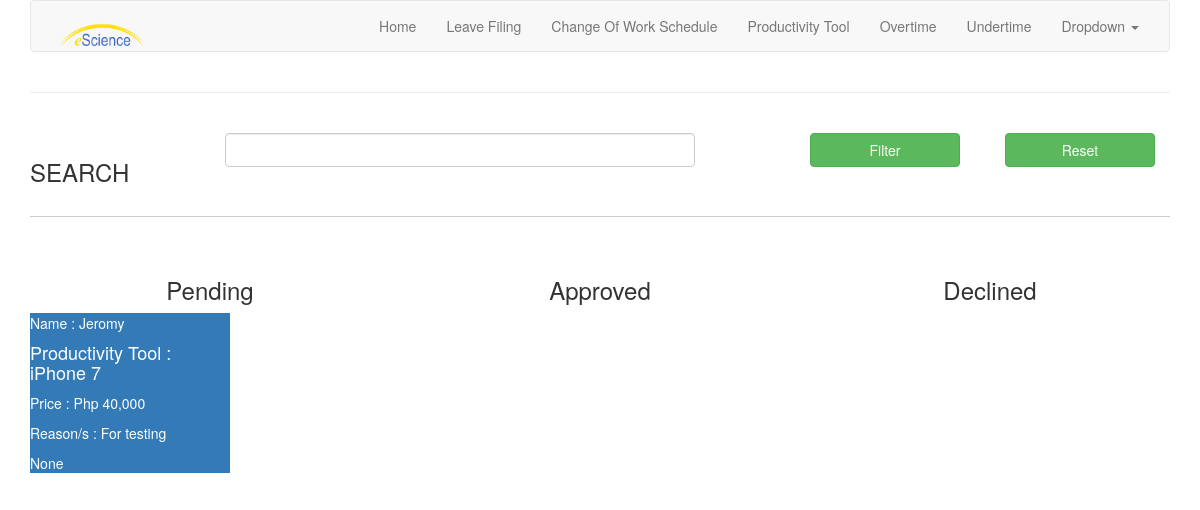
Page /eforms/productivity_tool_approval (signed in) on the earlier database version.
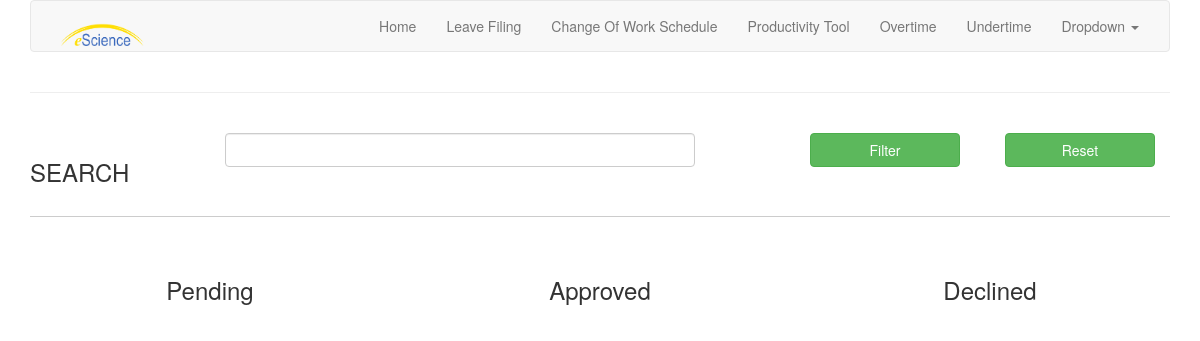
Same page on the later database version.
### app_forms/models.py (models this page shows, shortened)
class ProductivityTool(models.Model):
    name = models.CharField(max_length=100)
    author = models.ForeignKey(User, on_delete=models.CASCADE, default=None)
    department = models.TextField(null=True, blank=True, default=None)
    prodTool = models.CharField(max_length=100)
    price = models.CharField(max_length=100)
    reasons = models.CharField(max_length=100)
    status = models.TextField(null=True, blank=True, default=None)
    remarks = models.TextField(null=True, blank=True, default=None)
    dateApproved = models.DateField(null=True, blank=True, default=None)
    approvedBy = models.TextField(null=True, blank=True, default=None)
    created = models.DateTimeField(auto_now_add=True)

### app_forms/views.py (the view)
# urls.py: path('eforms/productivity_tool_approval',
@login_required
def productivity_tool_approval(request):
    user = UserProfile.objects.get(username=request.user)
    global exclude_group, grpSupervisor, grpHRD, grpApprovers
    if request.method == 'POST':
        form = SearchForm(request.POST)
        if form.is_valid():  # SEARCH BUTTON
            searchBox = form.cleaned_data['searchBox']
            if searchBox:
                if grpHRD in request.user.groups.all():
                    prodtool = ProductivityTool.objects.filter(
                        name__icontains=searchBox
                    ).order_by('created')
                elif grpSupervisor or grpApprovers in request.user.groups.all():
                    form = SearchForm()
                    prodtool = ProductivityTool.objects.filter(
                        name__icontains=searchBox,
                        department__icontains=request.user.groups.exclude(
                            name__in=exclude_group
                        ).first()).order_by('dateApproved')
        else:  # RESET BUTTON
            form = SearchForm()
            if grpHRD in request.user.groups.all():
                prodtool = ProductivityTool.objects.all()
            elif grpSupervisor or grpApprovers in request.user.groups.all():
                prodtool = ProductivityTool.objects.filter(
                    department__icontains=request.user.groups.exclude(
                        name__in=exclude_group
                    ).first()).order_by('dateApproved')
    else:
        form = SearchForm()
        if grpHRD in request.user.groups.all():
            prodtool = ProductivityTool.objects.all()
        elif grpSupervisor or grpApprovers in request.user.groups.all():
            prodtool = ProductivityTool.objects.filter(
                department__icontains=request.user.groups.exclude(
                    name__in=exclude_group).first())
    return render(request,
                  'app_forms/ProductivityTool/productivity_tool_approval.html',
                  {'prodtool': prodtool,
                   'form': form})

### app_forms/forms.py
class SearchForm(forms.Form):
    searchBox = forms.CharField(widget=forms.Textarea, required=False)
    dateFrom = forms.DateField(label="Date From (YYYY-MM-DD)", required=False)
    dateTo = forms.DateField(label="Date To (YYYY-MM-DD)", required=False)

### app_forms/templates/app_forms/ProductivityTool/productivity_tool_approval.html (shortened to what this page needs)
{% extends 'app_forms/base2.html' %}
{% block content %}
    <hr/>
<form method="POST">
    <div class="row">
        <div class="col-md-2">
            <h3><br/>SEARCH</h3>
        </div>
        {% for field in form %}
        {% if field.name == 'searchBox' %}
        <div class="col-md-6">
            <br/><input style="width: 470px;" name="{{ field.name }}" id="searchBox" type="text" class="form-control" />
        </div>
        {% endif %}
        {% endfor %}
        <div class="col-md-2">
            <br/><button style="width: 150px;" class="btn btn-success">Filter</button>
        </div>
        <div class="col-md-2">
            <br/><button onclick="window.location='{% url 'productivity_tool_approval' %}'" style="width: 150px;" class="btn btn-success">Reset</button>
        </div>
    </div>
    <hr style="border-top: 1px solid #ccc; background: transparent;">
    <br/>
    <div class="row">
        <div class="col-md-4">
            <h3 align="center">Pending</h3>
            {% for ptool in prodtool %}
                {% if ptool.status == 'None' %}
                    {% include 'app_forms/ProductivityTool/_productivity_tool_approval.html' %}
                {% endif %}
            {% endfor %}
        </div>
        <div class="col-md-4">
            <h3 align="center">Approved</h3>
        </div>
        <div class="col-md-4">
            <h3 align="center">Declined</h3>
        </div>
    </div>
</form>
{% endblock %}

### app_forms/templates/app_forms/ProductivityTool/_productivity_tool_approval.html (shortened to what this page needs)
<div class="card text-white bg-primary mb-3" style="max-width: 20rem;" onclick="window.location='{% url 'productivity_tool_approval_details' pk=ptool.pk %}'">
    <div class="card-header">Name : {{ ptool.name }}</div>
    <div class="card-body">
        <h4 class="card-title">Productivity Tool : {{ ptool.prodTool }}</h4>
        <p class="card-text">Price : {{ ptool.price }}</p>
        <p class="card-text">Reason/s : {{ ptool.reasons }}</p>
        <p class="card-text">{{ ptool.remarks| truncatechars:40 }}</p>
    </div>
</div>

Differences in the rows shown:
removed ProductivityTool: name "Jeromy", prodTool "iPhone 7", price "Php 40,000", reasons "For testing", remarks "None"
